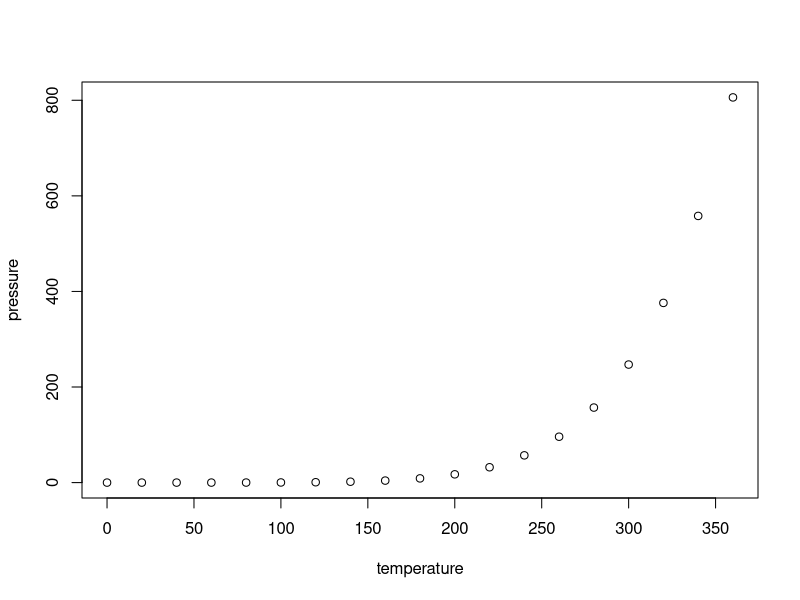
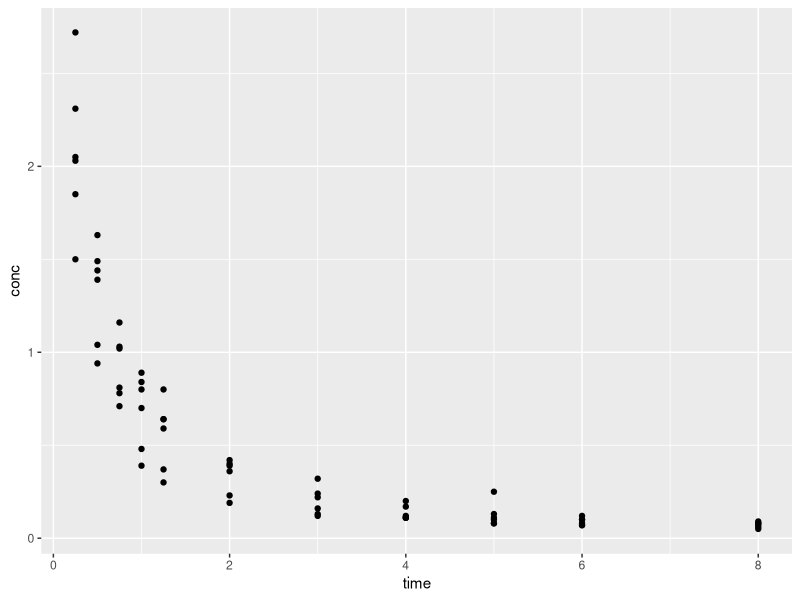
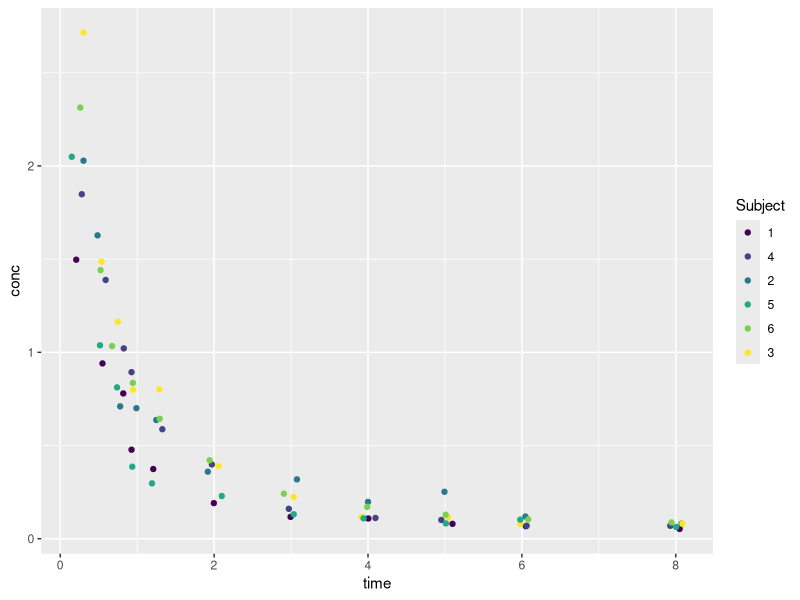
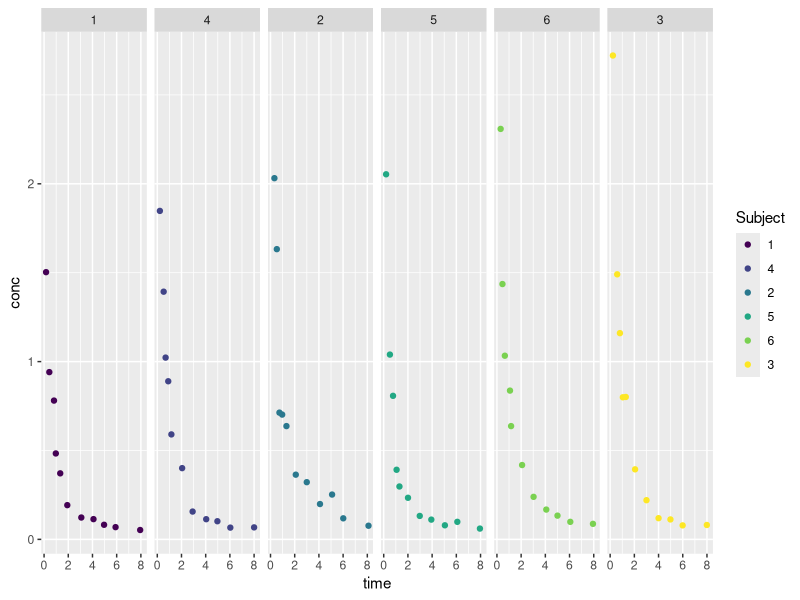

Write the R code that produced these figures, in order.
## ---- chunk 1
knitr::opts_chunk$set(echo = TRUE)
## ---- chunk 2
summary(cars)
## ---- chunk 3
plot(pressure)
## ---- chunk 4
#This is a comment within an R code chunk

#Hello this is my first comment

ThisisRcode <- 4+2

firstvar = 4+2

## ---- chunk 5
mtcars
## ---- chunk 6
str(mtcars)
## ---- chunk 7
Indometh
## ---- chunk 8
str(Indometh)
## ---- chunk 9
summary(Indometh)
## ---- chunk 10
mean(Indometh$conc)
## ---- chunk 11
library(ggplot2)
ggplot(Indometh, aes(time, conc))+
  geom_point()
## ---- chunk 12
#mean concentration decreases over time.
## ---- chunk 13
ggplot(Indometh, aes(time, conc))+
  geom_jitter(aes(color=Subject))
  
## ---- chunk 14
ggplot(Indometh, aes(time, conc))+
  geom_jitter(aes(color=Subject))+
  facet_grid(. ~ Subject) #make row of plots, split into columns
## ---- chunk 15
median(Indometh[Indometh$Subject==1,]$conc)
